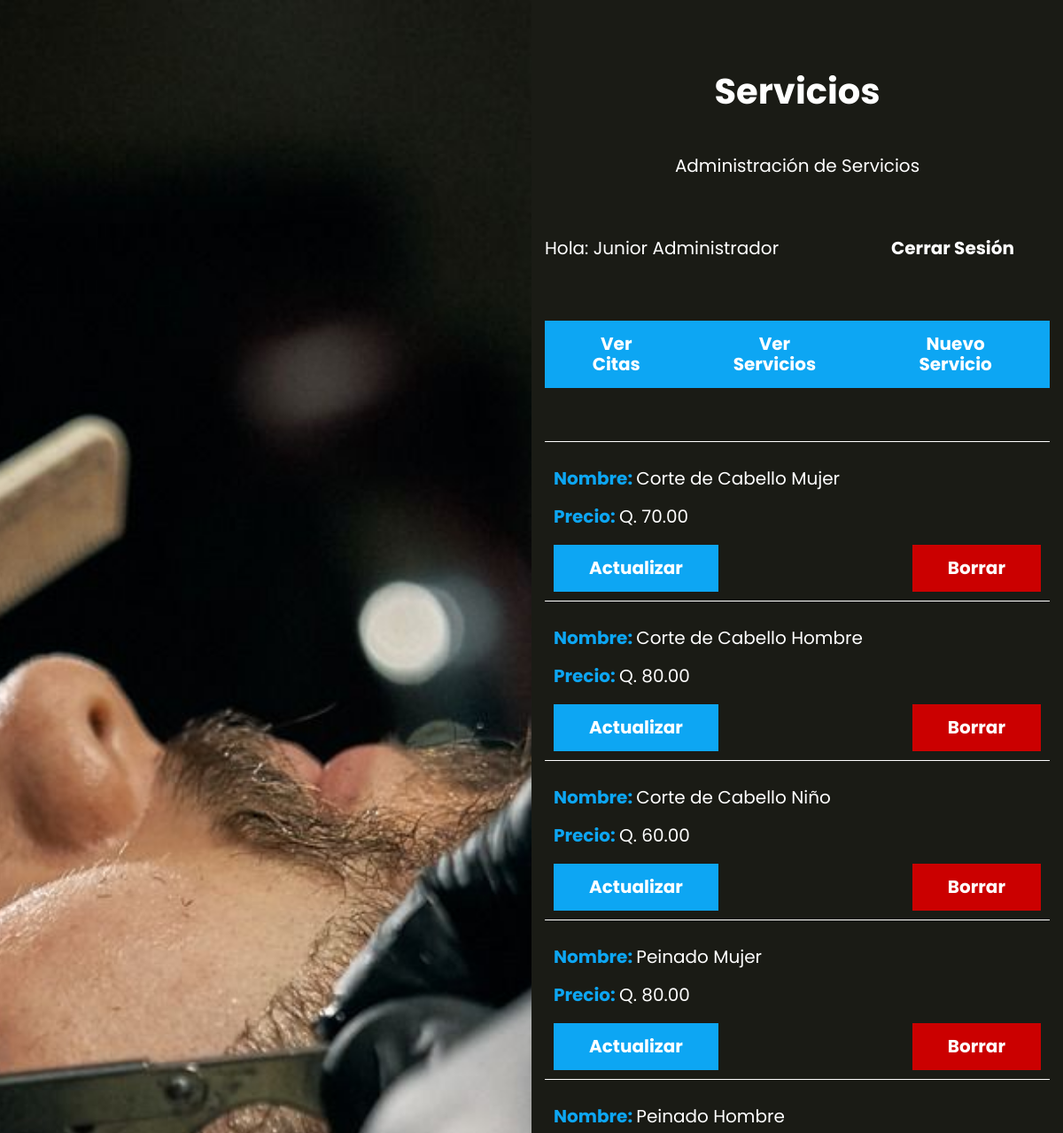
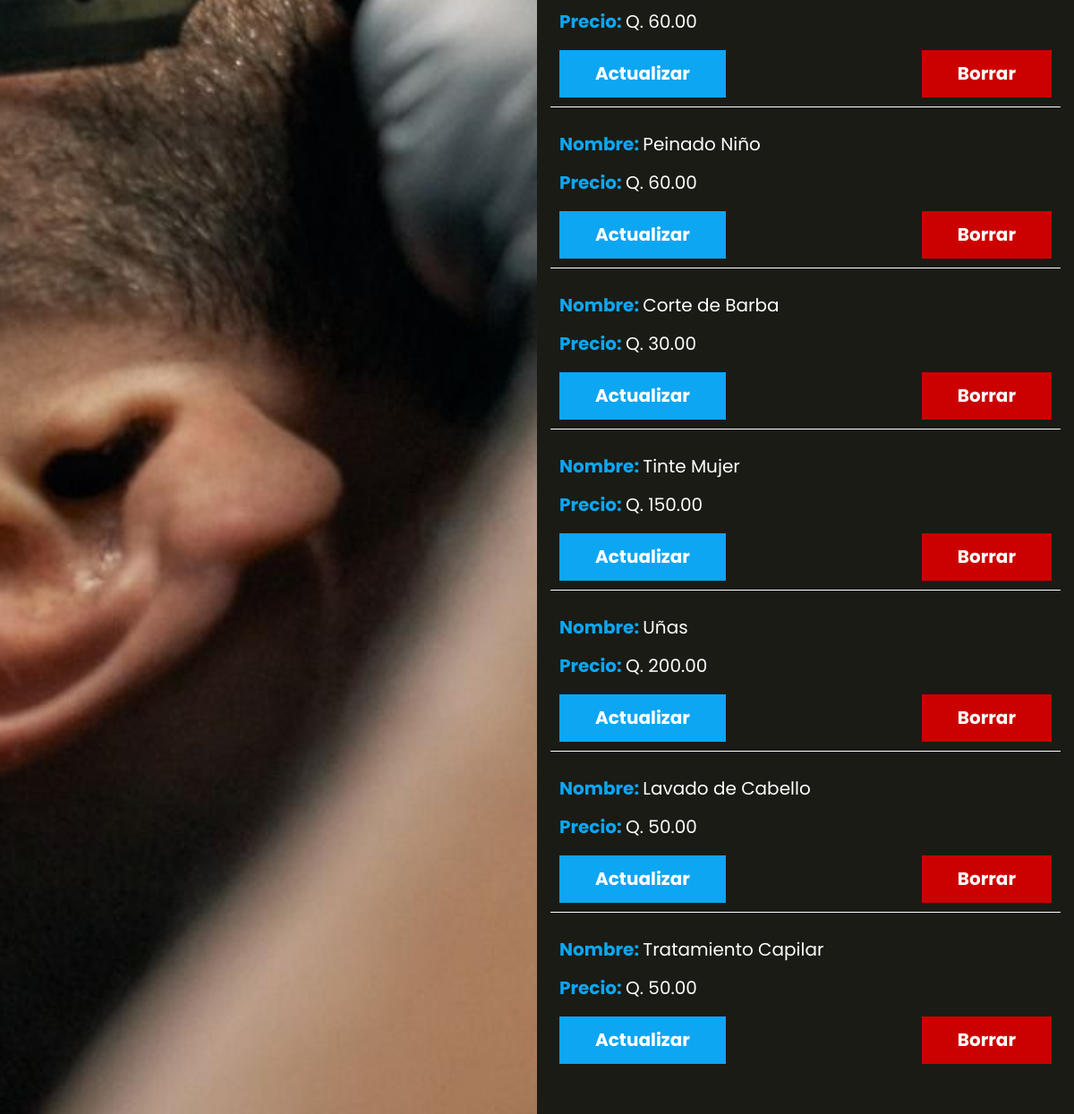
Page /servicios (signed in) on the committed database (2 pictures, top to bottom).
### tables this page shows
CREATE TABLE `servicios` (
  `id` int NOT NULL AUTO_INCREMENT,
  `nombre` varchar(60) DEFAULT NULL,
  `precio` decimal(5,2) DEFAULT NULL,
  PRIMARY KEY (`id`)
);

### controllers/ServicioController.php (called while the page is built, shortened)
<?php
class ServicioController {
    public static function index(Router $router) {
        $servicios = Servicio::all();
        $router->render('servicios/index', [
            'nombre' => $_SESSION['nombre'],
            'servicios' => $servicios
        ]);
    }
}

### public/index.php (called while the page is built, shortened)
<?php
$router = new Router();
$router->get('/', [LoginController::class, 'login']);
$router->post('/', [LoginController::class, 'login']);
$router->get('/logout', [LoginController::class, 'logout']);
$router->get('/olvide', [LoginController::class, 'olvide']);
$router->post('/olvide', [LoginController::class, 'olvide']);
$router->get('/recuperar', [LoginController::class, 'recuperar']);
$router->post('/recuperar', [LoginController::class, 'recuperar']);
$router->get('/crear-cuenta', [LoginController::class, 'crear']);
$router->post('/crear-cuenta', [LoginController::class, 'crear']);
$router->get('/confirmar-cuenta', [LoginController::class, 'confirmar']);
$router->get('/mensaje', [LoginController::class, 'mensaje']);
$router->get('/cita', [CitaController::class, 'index']);
$router->get('/admin', [AdminController::class, 'index']);
$router->get('/api/servicios', [APIController::class, 'index']);
$router->post('/api/citas', [APIController::class, 'guardar']);
$router->post('/api/eliminar', [APIController::class, 'eliminar']);
$router->get('/servicios', [ServicioController::class, 'index']);
$router->get('/servicios/crear', [ServicioController::class, 'crear']);
$router->post('/servicios/crear', [ServicioController::class, 'crear']);
$router->get('/servicios/actualizar', [ServicioController::class, 'actualizar']);
$router->post('/servicios/actualizar', [ServicioController::class, 'actualizar']);
$router->post('/servicios/eliminar', [ServicioController::class, 'eliminar']);
$router->comprobarRutas();

### models/ActiveRecord.php (called while the page is built, shortened)
<?php
class ActiveRecord {
    protected static $db;
    protected static $tabla = '';
    public static function setDB($database) {
        self::$db = $database;
    }
    public static function consultarSQL($query) {
        $resultado = self::$db->query($query);
        $array = [];
        while($registro = $resultado->fetch_assoc()) {
            $array[] = static::crearObjeto($registro);
        }
        return $array;
    }
    protected static function crearObjeto($registro) {
        $objeto = new static;
        foreach($registro as $key => $value ) {
            if(property_exists( $objeto, $key  )) {
                $objeto->$key = $value;
            }
        }
        return $objeto;
    }
    public static function all() {
        $query = "SELECT * FROM " . static::$tabla;
        $resultado = self::consultarSQL($query);
        return $resultado;
    }
}

### views/servicios/index.php (the view, shortened to what this page needs)
<h1 class="nombre-pagina">Servicios</h1>
<p class="descripcion-pagina">Administración de Servicios</p>
<?php
    include_once __DIR__ . '/../templates/barra.php';
?>
<ul class="servicios">
    <?php foreach($servicios as $servicio) { ?>
        <li>
            <p>Nombre: <span><?php echo $servicio->nombre; ?></span> </p>
            <p>Precio: <span>Q. <?php echo $servicio->precio; ?></span> </p>
            <div class="acciones">
                <a class="boton" href="/servicios/actualizar?id=<?php echo $servicio->id; ?>">Actualizar</a>
                <form action="/servicios/eliminar" method="POST">
                    <input type="submit" value="Borrar" class="boton-eliminar">
                </form>
            </div>
        </li>
    <?php } ?>
</ul>

### views/templates/barra.php
<div class="barra">
    <p>Hola: <?php echo $nombre ?? ''; ?></p>
    <a class="boton" href="/logout">Cerrar Sesión</a>
</div>
<?php if(isset($_SESSION['admin'])) { ?>
    <div class="barra-servicios">
        <a class="boton" href="/admin">Ver Citas</a>
        <a class="boton" href="/servicios">Ver Servicios</a>
        <a class="boton" href="/servicios/crear">Nuevo Servicio</a>
    </div>
<?php } ?>

### Router.php (shortened to what this page needs)
<?php
class Router
{
    public array $getRoutes = [];
    public array $postRoutes = [];
    public function get($url, $fn) {
        $this->getRoutes[$url] = $fn;
    }
    public function post($url, $fn) {
        $this->postRoutes[$url] = $fn;
    }
    public function comprobarRutas() {
        $currentUrl = strtok($_SERVER['REQUEST_URI'], '?') ?? '/';
        $method = $_SERVER['REQUEST_METHOD'];
        if ($method === 'GET') {
            $fn = $this->getRoutes[$currentUrl] ?? null;
        } else {
            $fn = $this->postRoutes[$currentUrl] ?? null;
        }
        if ( $fn ) {
            call_user_func($fn, $this);
        } else {
            echo "Página No Encontrada o Ruta no válida";
        }
    }
    public function render($view, $datos = []) {
        include_once __DIR__ . "/views/$view.php";
        $contenido = ob_get_clean();
        include_once __DIR__ . '/views/layout.php';
    }
}

### views/layout.php (shortened to what this page needs)
<!DOCTYPE html>
<html lang="en">
<head>
    <link rel="stylesheet" href="/build/css/app.css">
</head>
<body>
    <div class="contenedor-app">
        <div class="imagen"></div>
        <div class="app">
            <?php echo $contenido; ?>
        </div>
    </div>
</body>
</html>

### public/build/css/app.css (style rules this page uses)
html { line-height:1.15;-webkit-text-size-adjust:100% }
body { margin:0 }
h1 { font-size:2em;margin:.67em 0 }
a { background-color:rgba(0,0,0,0) }
button,input,optgroup,select,textarea { font-family:inherit;font-size:100%;line-height:1.15;margin:0 }
button,input { overflow:visible }
button,[type=button],[type=reset],[type=submit] { -webkit-appearance:button }
html { font-size:62.5%;box-sizing:border-box;height:100% }
body { min-height:100% }
@media (min-width: 768px) { body { height:100% } }
body { display:flex;flex-direction:column;background-color:#1a1b15;color:#fff;font-family:"Poppins",sans-serif;font-size:1.6rem }
*,*:before,*:after { box-sizing:inherit }
a { text-decoration:none }
h1,h2,h3 { font-family:"Poppins",sans-serif;margin:0 0 2.5rem 0;font-weight:900;color:#fff;text-align:center }
h1 { font-size:4rem }
p { color:#fff;font-size:2rem }
.nombre-pagina { text-align:center;margin:5rem 0;font-weight:700 }
.descripcion-pagina { text-align:center }
@media (min-width: 768px) { .contenedor-app { display:grid;grid-template-columns:repeat(2, 1fr);min-height:100vh } }
.contenedor-app .imagen { height:20rem;background-image:url(../img/1.jpg);background-size:cover;background-position:center center }
@media (min-width: 768px) { .contenedor-app .imagen { height:auto } }
.contenedor-app .app { width:95%;margin:0 auto;padding:3rem 0 }
@media (min-width: 768px) { .contenedor-app .app { overflow:scroll } }
.barra { margin:5rem 0 }
@media (min-width: 768px) { .barra { display:flex;justify-content:space-between;align-items:center } }
.barra .boton { background-color:#1a1b15;padding:1.5rem 4rem;color:#fff;margin-top:2rem;font-size:2rem;font-weight:400;display:inline-block;font-weight:700;border:none;transition-property:background-color;transition-duration:.3s;text-align:center;display:block;width:100%;margin:5rem 0 }
@media (min-width: 768px) { .barra .boton { width:auto } }
.barra .boton { margin:0 }
.barra-servicios { margin-bottom:5rem }
@media (min-width: 768px) { .barra-servicios { display:flex;justify-content:space-between } }
.barra-servicios .boton { margin:0 0 1rem 0 }
.citas,.servicios { list-style:none;padding:0 }
.citas li,.servicios li { padding:1rem;border-top:1px solid #fff }
.citas li p,.servicios li p { font-weight:700;color:#0da6f3 }
.citas li span,.servicios li span,.citas li .servicio,.servicios li .servicio { font-weight:400;color:#fff }
.servicios .acciones { margin:0 }
.servicios .boton,.servicios .boton-eliminar { margin:0 }
.boton { background-color:#0da6f3;padding:1.5rem 4rem;color:#fff;margin-top:2rem;font-size:2rem;font-weight:400;display:inline-block;font-weight:700;border:none;transition-property:background-color;transition-duration:.3s;text-align:center;display:block;width:100%;margin:5rem 0 }
@media (min-width: 768px) { .boton { width:auto } }
.boton-eliminar { background-color:#cb0000;padding:1.5rem 4rem;color:#fff;margin-top:2rem;font-size:2rem;font-weight:400;display:inline-block;font-weight:700;border:none;transition-property:background-color;transition-duration:.3s;text-align:center;display:block;width:100%;margin:5rem 0 }
@media (min-width: 768px) { .boton-eliminar { width:auto } }
.acciones { margin-top:5rem }
@media (min-width: 768px) { .acciones { display:flex;justify-content:space-between;align-items:center } }
.acciones a { color:#fff;display:block;margin-bottom:2.5rem;text-align:center }

### rows in the picture
servicios: nombre "Corte de Cabello Mujer", precio "70.00"
servicios: nombre "Corte de Cabello Hombre", precio "80.00"
servicios: nombre "Corte de Cabello Niño", precio "60.00"
servicios: nombre "Peinado Mujer", precio "80.00"
servicios: nombre "Peinado Hombre", precio "60.00"
servicios: nombre "Peinado Niño", precio "60.00"
servicios: nombre "Corte de Barba", precio "30.00"
servicios: nombre "Tinte Mujer", precio "150.00"
servicios: nombre "Uñas", precio "200.00"
servicios: nombre "Lavado de Cabello", precio "50.00"
servicios: nombre "Tratamiento Capilar", precio "50.00"

### other values in the picture
$nombre "Junior Administrador"
